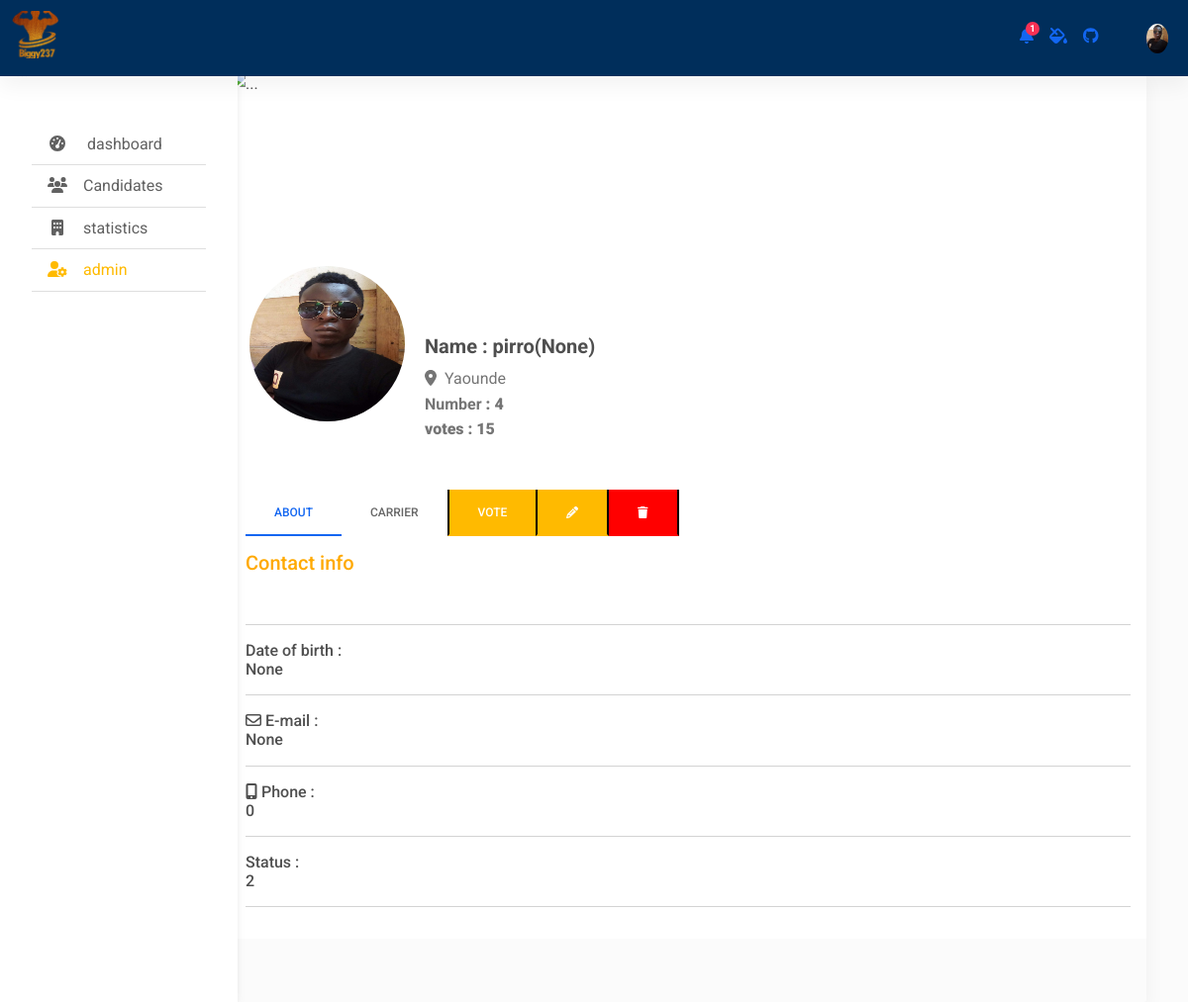
/candidates/candidate_profile/2/, run on the app's committed database.
### polls/models.py (models this page shows, shortened)
class Choice(models.Model):
	candidate_name       =  models.CharField(max_length =  200)
	carrier_history      =  models.CharField(max_length = 400,null = True)
	candidate_status     =  models.CharField (max_length =200,null=True)
	candidate_email      =  models.CharField(max_length =  200 , null = True)
	candidate_date_birth =  models.DateField(null       = True)
	candidate_number     =  models.IntegerField()
	candidate_tel        =  models.IntegerField( default = 0)
	candidate_image      =  models.ImageField(upload_to ='img/',null   = True, blank  = True)
	candidate_role       =  models.CharField(max_length = 200,  null     = True)
	vote                 =  models.IntegerField(default = 0)

### polls/views.py (the view)
# urls.py: path('candidates/candidate_profile/<int:candidates_id>/',views.candidate_profile, name = 'candidate_profile'),
def candidate_profile(request, candidates_id):
	candidate = get_object_or_404(Choice,pk = candidates_id)
	print('id: ',candidates_id)
	context = {'candidate':candidate}
	return render(request,'polls/profile.html',context=context)

### polls/templates/polls/profile.html (shortened to what this page needs)
{% extends "polls/base_generic.html" %}
{% block content%}
{% load static %}
<div class="container mt-5 ">
    <div class="row d-flex justify-content-end mt-5">
        <div class="col-xl-10 mt-4  ">
            <div class="card col ">
                <img src="https://mdbootstrap.com/img/new/slides/024.jpg" class="card-img-top" alt="..." style="height: 250px; " />
                <div class="card-body pt-3">
                    <div class="d-flex align-items-center mb-5">
                        <div class="flex-shrink-0">
                            <img src=" {{candidate.candidate_image.url}}" class="rounded-circle" alt="" style="width: 165px; height: 165px; margin-top: -90px; border: 4px solid #fff;" />
                        </div>
                        <div class="flex-grow-1 ms-3">
                            <p class="fw-bold mb-2 h5"> Name : {{candidate.candidate_name}}({{candidate.candidate_role}})</p>
                            <p class="text-muted mb-0">
                                <i class="fas fa-map-marker-alt me-2"></i>Yaounde
                            </p>
                            <p class="text-muted mb-0">
                                <b>Number <b> : <span>{{candidate.candidate_number}}</span>
                            </p>
                            <p class="text-muted mb-0">
                                <b>votes <b> : <span>{{candidate.vote}}</span>
                            </p>
                        </div>
                    </div>
                    <ul class="nav nav-tabs mb-3" id="ex1" role="tablist">
                        <li class="nav-item" role="presentation">
                            <a class="nav-link active" id="ex1-tab-1" data-mdb-toggle="tab" href="#ex1-tabs-1" role="tab" aria-controls="ex1-tabs-1" aria-selected="true">About</a>
                        </li>
                        <li class="nav-item" role="presentation">
                            <a class="nav-link" id="ex1-tab-2" data-mdb-toggle="tab" href="#ex1-tabs-2" role="tab" aria-controls="ex1-tabs-2" aria-selected="false">Carrier</a>
                        </li>
                        <li class="nav-item" role="presentation">
                            <a class="nav-link text-white" href="{% url 'payment_page' candidate.id %}" role="tab" aria-selected="false" style="background: #ffba00; border-left: 2px solid black;">Vote</a>
                        </li>
                        <li class="nav-item" role="presentation">
                            <a class="nav-link text-white" href="{% url 'update_candidate' candidate.id %}" role="tab" aria-selected="false" style="background:#ffba00; border-left: 2px solid black; border-right: 2px solid black;"><i class="fas fa-pencil-alt"></i></a>
                        </li>
                        <li class="nav-item" role="presentation">
                            <a class="nav-link text-white" href="{% url 'delete_candidate' candidate.id %}" role="tab" aria-selected="false" style="background: red; border-right: 2px solid black;"><i class="fas fa-trash"></i></a>
                        </li>
                    </ul>
                    <div class="tab-content" id="ex1-content">
                        <div class="tab-pane fade show active" id="ex1-tabs-1" role="tabpanel" aria-labelledby="ex1-tab-1">
                            <h5 class="text-warning">Contact info</h5>
                            <br>
                            <hr>
                            <h6>
                                Date of birth : <br>
                                {{candidate.candidate_date_birth}}
                            </h6>
                            <hr>
                            <h6> <i class="far fa-envelope"></i>
                                E-mail : <br>
                                {{candidate.candidate_email}}
                            </h6>
                            <hr>
                            <h6> <i class="fas fa-mobile-alt"></i>
                                Phone : <br>
                                {{candidate.candidate_tel}}
                            </h6>
                            <hr>
                            <h6>
                                Status : <br>
                                {{candidate.candidate_status}}
                            </h6>
                            <hr>
                        </div>
                    </div>
                </div>
                <div class="card-footer border-0 bg-light py-4 overflow-hidden">
                </div>
            </div>
        </div>
    </div>
</div>
{% endblock %}

### polls/static/polls/css/admin.css (style rules this page uses)
body { background-color: #fbfbfb; }

### data on the page
Choice: candidate_image (picture), candidate_name "pirro", candidate_role "None", candidate_number "4", vote "15", candidate_date_birth "None", candidate_email "None", candidate_tel "0", candidate_status "2"
